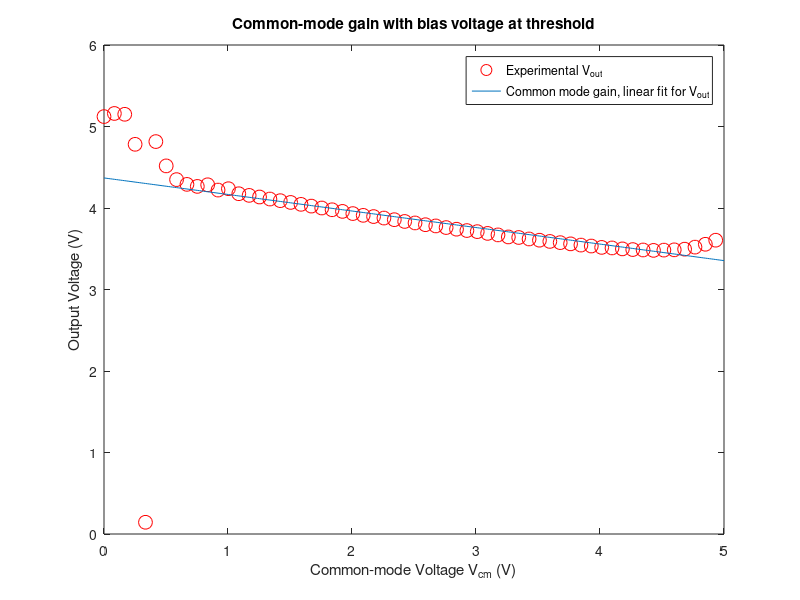

This figure's MATLAB source:
%Experiment 1 Part 1 plotter
interval = 5;

%%Part 1
% Fit a straight line to your Vout versus
% Vcm curve and determine the common-mode voltage gain of your ampli?er from the slope
% of the best-?t line. In your report, include a plot showing Vout versus Vcm along with your
% best-?t line. Ideally, Vout should be about as far below V
% dd as V
% b is above ground and the
% common-mode gain should be negative with a magnitude on the order of a few percent. How
% does your common-mode gain compare to that?

load('Data/Experiment1Part1Data.mat')


p = polyfit(Vcm,Vout,1);
Vout_fit = p(1).*Vcm + p(2);
plot(Vcm(1:interval:end),Vout(1:interval:end), 'ro','MarkerSize',10); hold on;
plot(Vcm,Vout_fit); hold on;

title('Common-mode gain with bias voltage at threshold');
xlabel('Common-mode Voltage V_{cm} (V)');
ylabel('Output Voltage (V)');

legend('Experimental V_{out}',...
 'Common mode gain, linear fit for V_{out}')
% 'I_1 - I_2 for V_2 = 2 V',...
% 'I_1 + I_2 for V_2 = 2 V',...
% 'I_1 for V_2 = 3 V',...
% 'I_2 for V_2 = 3 V',...
% 'I_1 - I_2 for V_2 = 3 V',...
% 'I_1 + I_2 for V_2 = 3 V',...
% 'I_1 for V_2 = 4 V',...
% 'I_2 for V_2 = 4 V',...
% 'I_1 - I_2 for V_2 = 4 V',...
% 'I_1 + I_2 for V_2 = 4 V','Location','SouthEast')